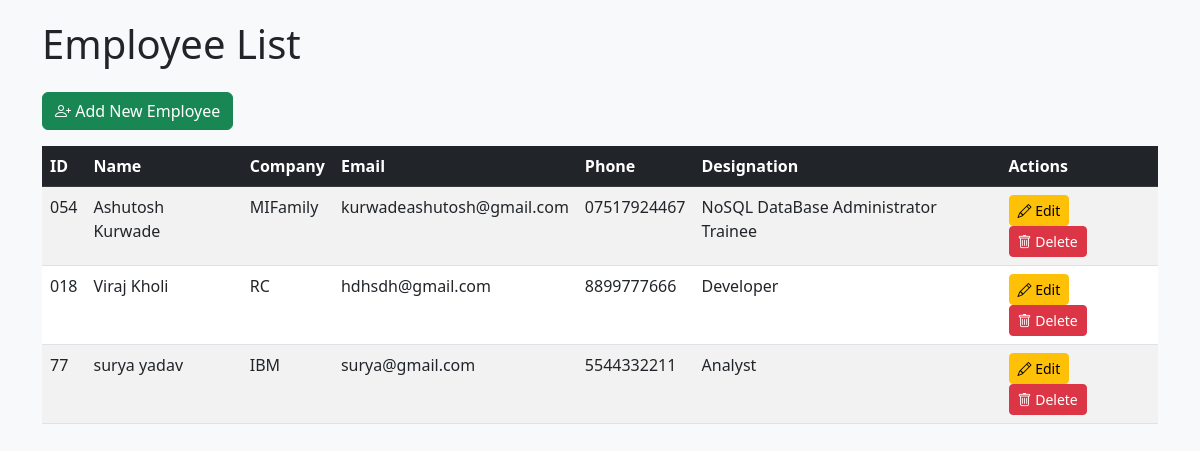
Before: / with the older database file.
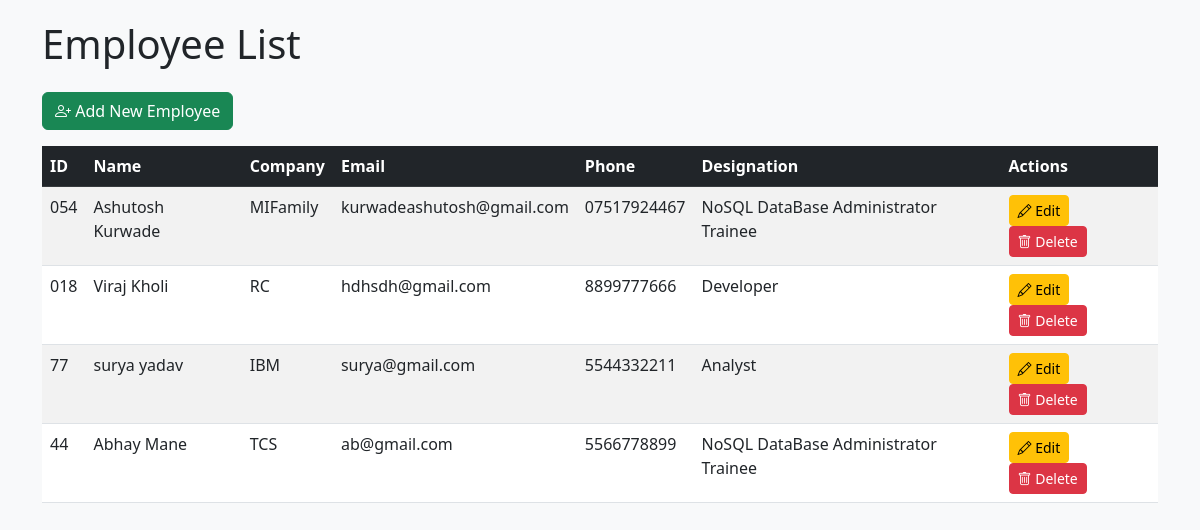
After: the same page with the newer database file.
### employees/models.py (models this page shows, shortened)
class Employee(models.Model):
    employee_id = models.CharField(max_length=20, unique=True)
    f_name = models.CharField(max_length=50, verbose_name="First Name")
    l_name = models.CharField(max_length=50, verbose_name="Last Name")
    company_name = models.CharField(max_length=100)
    date_of_birth = models.DateField()
    salary = models.DecimalField(max_digits=10, decimal_places=2)
    phone_number = models.CharField(max_length=15)
    email = models.EmailField(unique=True)
    address = models.TextField()
    designation = models.CharField(max_length=100)

### employees/views.py (the view)
# urls.py: path('', views.employee_list, name='employee_list'),
def employee_list(request):
    employees = Employee.objects.all()
    return render(request, 'employees/employee_list.html', {'employees': employees})

### employees/templates/employees/employee_list.html
{% extends 'base.html' %}
{% block content %}
<h1 class="mb-4">Employee List</h1>
<a href="{% url 'employee_create' %}" class="btn btn-success mb-3">
    <i class="bi bi-person-plus"></i> Add New Employee
</a>
<div class="table-responsive">
    <table class="table table-striped table-hover">
        <thead class="table-dark">
            <tr>
                <th>ID</th>
                <th>Name</th>
                <th>Company</th>
                <th>Email</th>
                <th>Phone</th>
                <th>Designation</th>
                <th>Actions</th>
            </tr>
        </thead>
        <tbody>
            {% for employee in employees %}
            <tr>
                <td>{{ employee.employee_id }}</td>
                <td>{{ employee.f_name }} {{ employee.l_name }}</td>
                <td>{{ employee.company_name }}</td>
                <td>{{ employee.email }}</td>
                <td>{{ employee.phone_number }}</td>
                <td>{{ employee.designation }}</td>
                <td>
                    <a href="{% url 'employee_update' employee.pk %}" class="btn btn-sm btn-warning">
                        <i class="bi bi-pencil"></i> Edit
                    </a>
                    <a href="{% url 'employee_delete' employee.pk %}" class="btn btn-sm btn-danger">
                        <i class="bi bi-trash"></i> Delete
                    </a>
                </td>
            </tr>
            {% empty %}
            <tr>
                <td colspan="7" class="text-center">No employees found.</td>
            </tr>
            {% endfor %}
        </tbody>
    </table>
</div>
{% endblock %}

### employees/templates/base.html (shortened to what this page needs)
<!DOCTYPE html>
<html lang="en">
<head>
    <link href="https://cdn.jsdelivr.net/npm/bootstrap@5.3.0/dist/css/bootstrap.min.css" rel="stylesheet">
    <link rel="stylesheet" href="https://cdn.jsdelivr.net/npm/bootstrap-icons@1.10.0/font/bootstrap-icons.css">
</head>
<body>
    <div class="container">
        {% block content %}{% endblock %}
    </div>
</body>
</html>

### employees/templates/base.html (style rules this page uses)
body { padding-top: 20px; background-color: #f8f9fa; }

Changed rows visible on the page:
added Employee: employee_id "44", f_name "Abhay", l_name "Mane", company_name "TCS", email "ab@gmail.com", phone_number "5566778899", designation "NoSQL DataBase Administrator Trainee"
